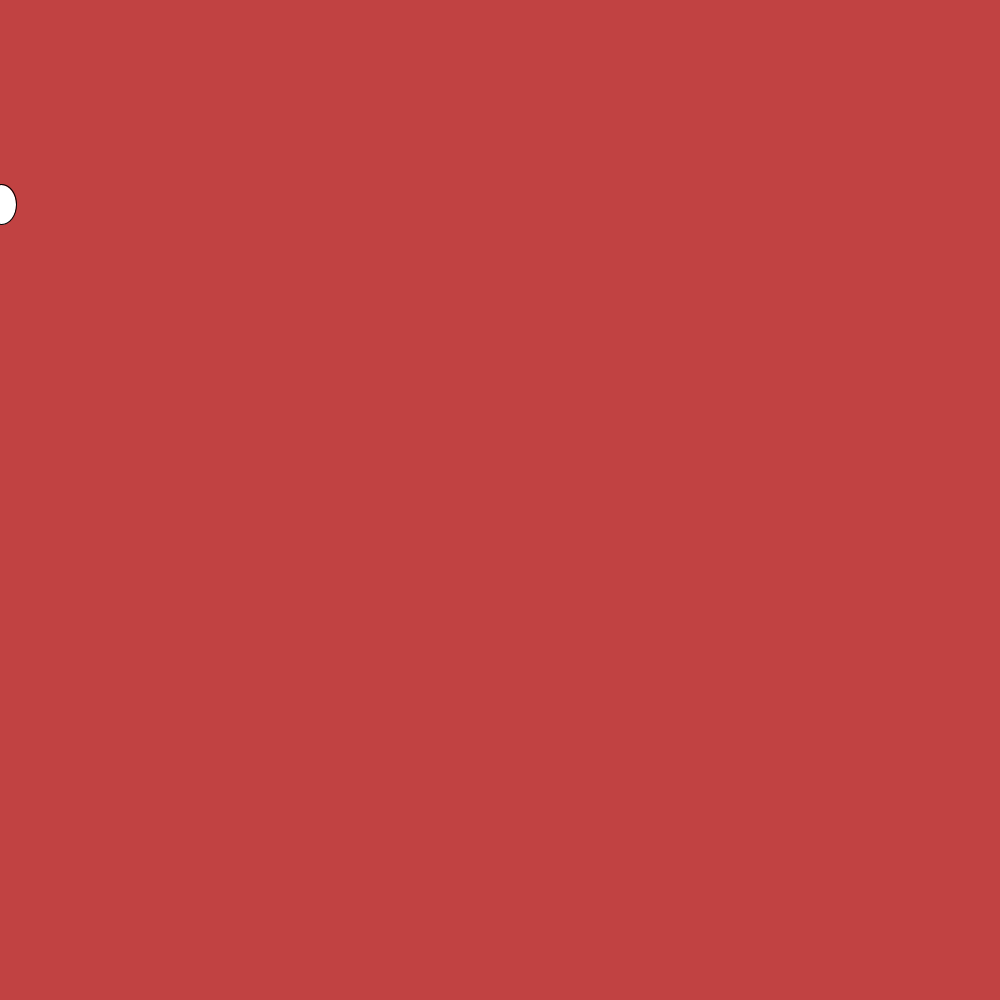
Frame 1 (no input)
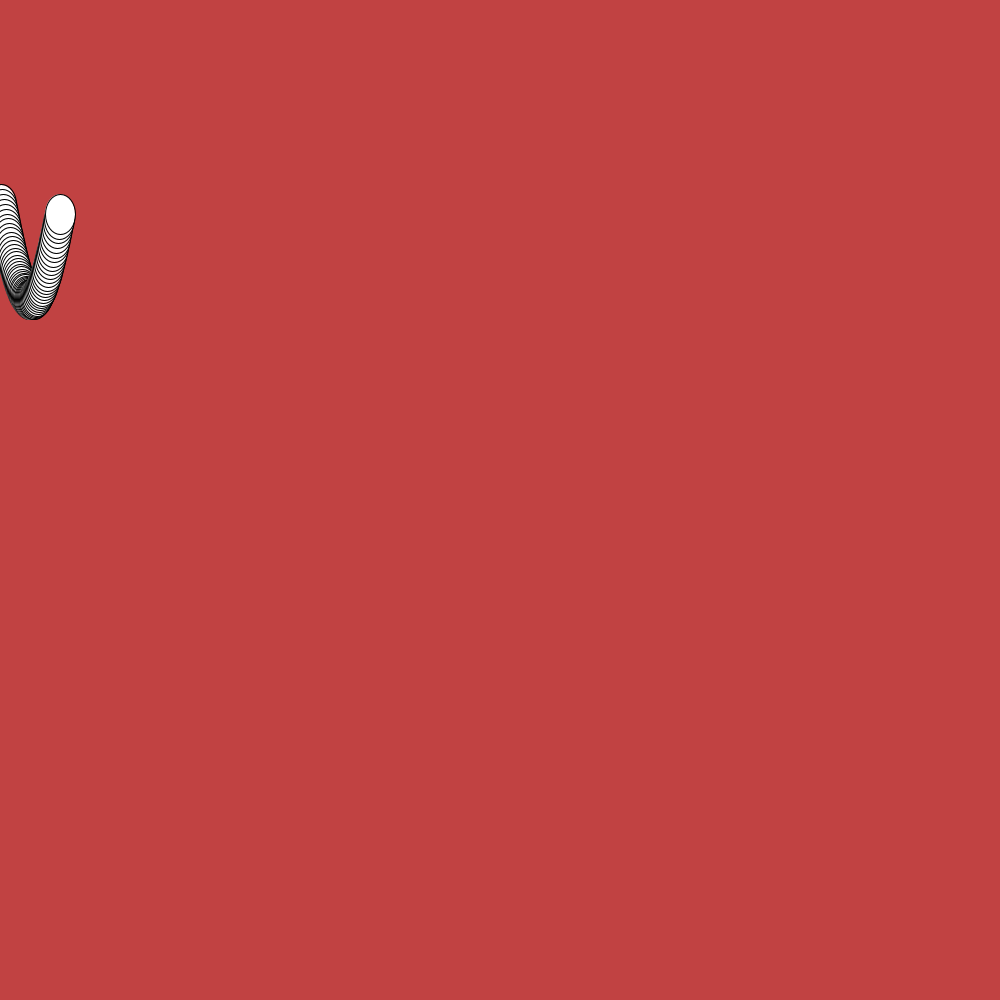
Frame 60 (the mouse pressed at the canvas centre just before this capture)
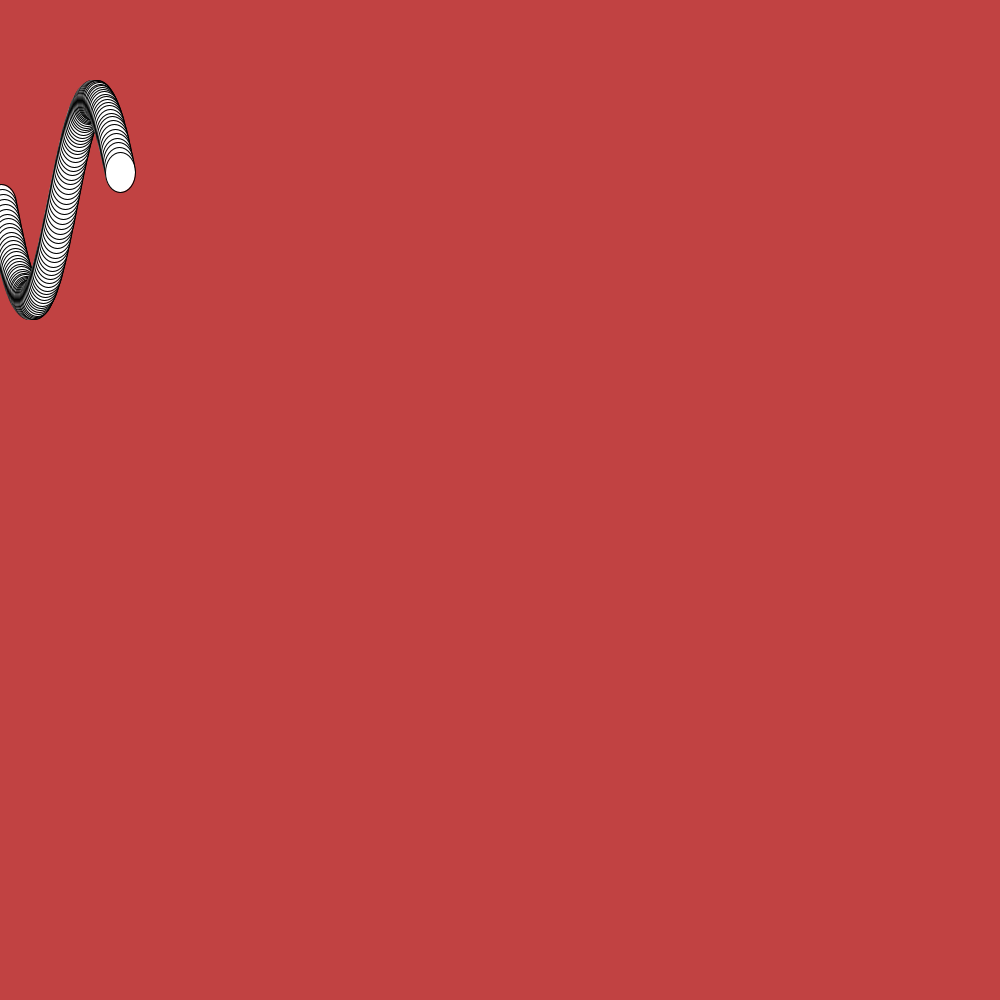
Frame 120 (the mouse held since frame 60 and released just before this capture)

The Processing sketch that drew these frames (run headless with seeded random() and noise(); from frame 60 on, the mouse is pressed at the canvas centre):

// Processing sketch: sketch_may21f_5
// ── sketch_may21f_5.pde
float time = 0;

void setup() {
  size(1000,1000); // width and height of screen
  background(193,66,66);
  

// int x =0;
  
}


//outside the curly bracket - inside doesn't allow this for sharing

void draw() {
  float speed = 1;
  time = time + 1;
  float x = time * speed;
  if (x > width) {
    time = 0;
    
  }
  
  float y = 100 * sin(time * 0.05);
  y = y + 200; //offset
  ellipse(x,y,30,40);
}
